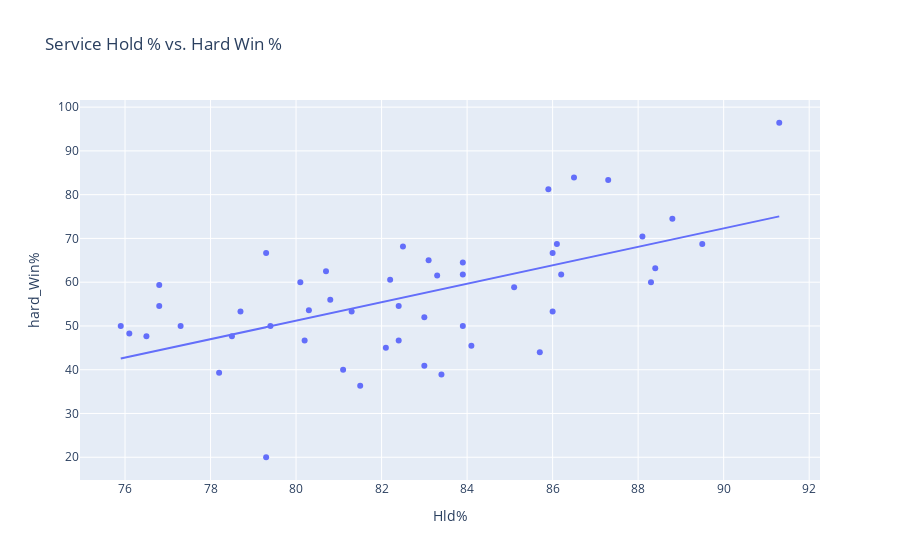

The notebook cell saved with this chart:
### Code cell
fig = px.scatter(hardserve, x = "Hld%", y = "hard_Win%", hover_name = "name",
                 title = "Service Hold % vs. Hard Win %")
coefficients = np.polyfit(hardserve['Hld%'], hardserve['hard_Win%'], 1)
line_of_best_fit = np.polyval(coefficients, hardserve['Hld%'])
fig.add_trace(px.line(x=hardserve['Hld%'], y=line_of_best_fit).data[0])


fig.show()

### Figure 1 — Plotly figure (JSON) as saved in the notebook; plotly's stock layout.template omitted (floating-point values rounded to 4 significant figures)
{"data": [{"hovertemplate": "<b>%{hovertext}</b><br><br>Hld%=%{x}<br>hard_Win%=%{y}<extra></extra>", "hovertext": ["Novak Djokovic", "Daniil Medvedev", "Jannik Sinner", "Carlos Alcaraz", "Taylor Fritz", "Hubert Hurkacz", "Sebastian Korda", "Stefanos Tsitsipas", "Tommy Paul", "Alex De Minaur", "Frances Tiafoe", "Andrey Rublev", "Karen Khachanov", "Nicolas Jarry", "Ugo Humbert", "Ben Shelton", "Grigor Dimitrov", "Alexander Zverev", "Adrian Mannarino", "Mackenzie Mcdonald", "Tallon Griekspoor", "Alejandro Davidovich Fokina", "Felix Auger Aliassime", "Andy Murray", "Jiri Lehecka", "Laslo Djere", "Cameron Norrie", "Arthur Fils", "Holger Rune", "Matteo Arnaldi", "Aslan Karatsev", "Borna Coric", "Casper Ruud", "Sebastian Baez", "Sebastian Ofner", "Yoshihito Nishioka", "Francisco Cerundolo", "Lorenzo Musetti", "Dusan Lajovic", "Lorenzo Sonego", "Alexei Popyrin", "Roman Safiullin", "Christopher Eubanks", "Aleksandar Vukic", "Tomas Martin Etcheverry", "Daniel Evans", "Max Purcell", "Jan Lennard Struff", "Alexander Bublik"], "legendgroup": "", "marker": {"color": "#636efa", "symbol": "circle"}, "mode": "markers", "name": "", "orientation": "v", "showlegend": false, "type": "scatter", "x": [91.3, 86.5, 87.3, 85.9, 88.8, 88.1, 86.1, 89.5, 82.5, 79.3, 86, 83.1, 83.9, 88.4, 80.7, 86.2, 83.9, 83.3, 82.2, 80.1, 88.3, 76.8, 85.1, 80.8, 82.4, 76.8, 80.3, 86, 81.3, 78.7, 83, 79.4, 83.9, 75.9, 77.3, 76.1, 76.5, 78.5, 80.2, 82.4, 84.1, 82.1, 85.7, 83, 81.1, 78.2, 83.4, 81.5, 79.3], "xaxis": "x", "y": [96.43, 83.93, 83.33, 81.25, 74.51, 70.45, 68.75, 68.75, 68.18, 66.67, 66.67, 65, 64.52, 63.16, 62.5, 61.76, 61.76, 61.54, 60.53, 60, 60, 59.38, 58.82, 56, 54.55, 54.55, 53.57, 53.33, 53.33, 53.33, 52, 50, 50, 50, 50, 48.28, 47.62, 47.62, 46.67, 46.67, 45.45, 45, 44, 40.91, 40, 39.29, 38.89, 36.36, 20], "yaxis": "y"}, {"hovertemplate": "x=%{x}<br>y=%{y}<extra></extra>", "legendgroup": "", "line": {"color": "#636efa", "dash": "solid"}, "marker": {"symbol": "circle"}, "mode": "lines", "name": "", "orientation": "v", "showlegend": false, "type": "scatter", "x": [91.3, 86.5, 87.3, 85.9, 88.8, 88.1, 86.1, 89.5, 82.5, 79.3, 86, 83.1, 83.9, 88.4, 80.7, 86.2, 83.9, 83.3, 82.2, 80.1, 88.3, 76.8, 85.1, 80.8, 82.4, 76.8, 80.3, 86, 81.3, 78.7, 83, 79.4, 83.9, 75.9, 77.3, 76.1, 76.5, 78.5, 80.2, 82.4, 84.1, 82.1, 85.7, 83, 81.1, 78.2, 83.4, 81.5, 79.3], "xaxis": "x", "y": [75.04, 64.91, 66.6, 63.64, 69.76, 68.29, 64.06, 71.24, 56.47, 49.72, 63.85, 57.73, 59.42, 68.92, 52.67, 64.28, 59.42, 58.16, 55.84, 51.4, 68.71, 44.44, 61.95, 52.88, 56.26, 44.44, 51.83, 63.85, 53.94, 48.45, 57.52, 49.93, 59.42, 42.54, 45.5, 42.96, 43.81, 48.03, 51.62, 56.26, 59.84, 55.62, 63.22, 57.52, 53.51, 47.39, 58.37, 54.36, 49.72], "yaxis": "y"}], "layout": {"legend": {"tracegroupgap": 0}, "title": {"text": "Service Hold % vs. Hard Win %"}, "xaxis": {"anchor": "y", "domain": [0, 1], "title": {"text": "Hld%"}}, "yaxis": {"anchor": "x", "domain": [0, 1], "title": {"text": "hard_Win%"}}}}
